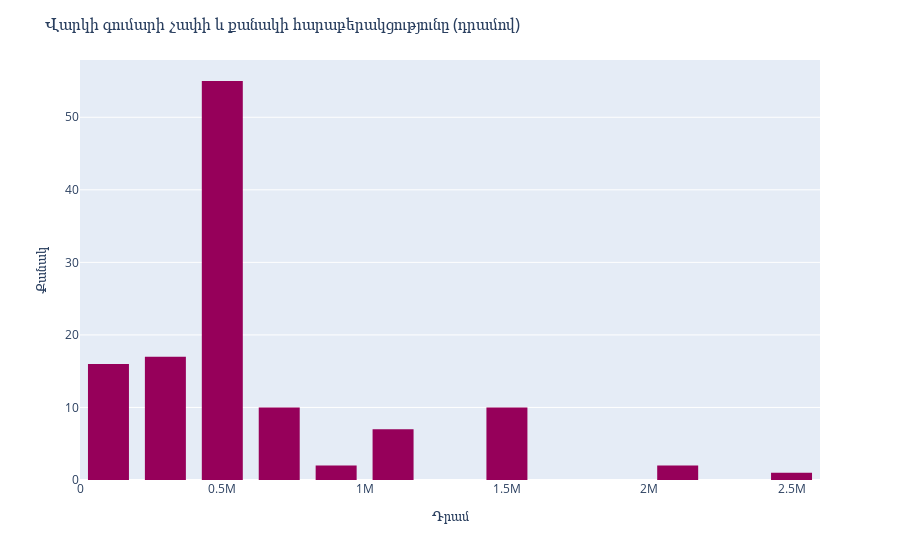

Here is the notebook cell this chart was saved with:
### Markdown cell above
### 8. Վարկի գումարի չափի և քանակի հարաբերակցությունը (դրամով)

### Code cell
amd_df = df.loc[df['CURRENCY']==0]

fig = px.histogram(amd_df, x='DISBURSEMENT', color_discrete_sequence=px.colors.sequential.Rainbow)
fig.update_layout(
    title_text='Վարկի գումարի չափի և քանակի հարաբերակցությունը (դրամով)', 
    xaxis_title_text='Դրամ',
    yaxis_title_text='Քանակ', 
    bargap=0.2, 
    bargroupgap=0.1)

fig.show()

### Figure 1 — Plotly figure (JSON) as saved in the notebook; plotly's stock layout.template omitted (floating-point values rounded to 4 significant figures)
{"data": [{"alignmentgroup": "True", "bingroup": "x", "hovertemplate": "DISBURSEMENT=%{x}<br>count=%{y}<extra></extra>", "legendgroup": "", "marker": {"color": "rgb(150,0,90)", "pattern": {"shape": ""}}, "name": "", "offsetgroup": "", "orientation": "v", "showlegend": false, "type": "histogram", "x": [100000, 1000000, 1500000, 1430000, 320000, 400000, 210000, 530000, 791682, 530000, 530000, 393000, 500000, 1000000, 250000, 500000, 1500000, 1500000, 1000000, 500000, 530000, 1500000, 1030000, 530000, 100000, 783000, 530000, 530000, 791682, 200000, 530000, 1000000, 500000, 630000, 63100, 1060000, 530000, 750000, 530000, 530000, 530000, 530000, 466000, 530000, 184000, 2500000, 850000, 530000, 530000, 270000, 500000, 500000, 300000, 600000, 50000, 530000, 220000, 200000, 530000, 395000, 795000, 530000, 500000, 150000, 1500000, 530000, 1050000, 1500000, 530000, 800000, 530000, 500000, 250000, 530000, 530000, 530000, 139000, 795000, 530000, 530000, 530000, 300000, 210000, 530000, 100000, 530000, 50000, 500000, 300000, 500000, 530000, 530000, 317000, 100000, 783000, 530000, 100000, 100000, 530000, 350000, 795000, 1500000, 200000, 150000, 530000, 50000, 2100000, 500000, 2100000, 530000, 500000, 500000, 100000, 1500000, 530000, 530000, 530000, 400000, 50000, 1500000], "xaxis": "x", "yaxis": "y"}], "layout": {"bargap": 0.2, "bargroupgap": 0.1, "barmode": "relative", "legend": {"tracegroupgap": 0}, "margin": {"t": 60}, "title": {"text": "Վարկի գումարի չափի և քանակի հարաբերակցությունը (դրամով)"}, "xaxis": {"anchor": "y", "domain": [0, 1], "title": {"text": "Դրամ"}}, "yaxis": {"anchor": "x", "domain": [0, 1], "title": {"text": "Քանակ"}}}}
